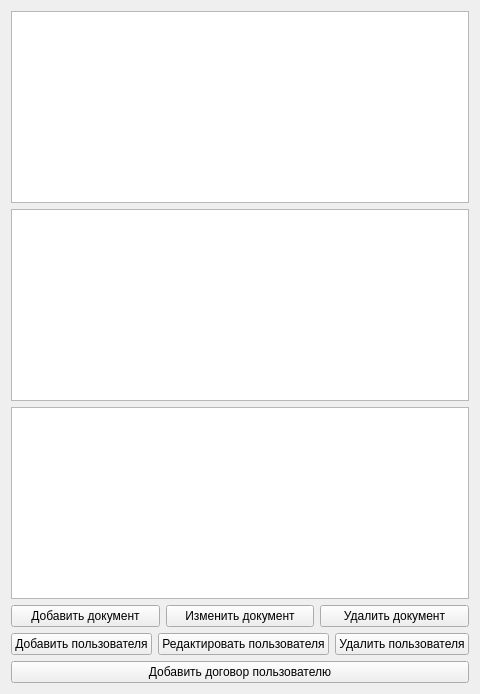
<?xml version="1.0" encoding="UTF-8"?>
<ui version="4.0">
 <class>AdminWindow</class>
 <widget class="QWidget" name="AdminWindow">
  <property name="windowTitle">
   <string>Админ-панель</string>
  </property>
  <layout class="QVBoxLayout" name="verticalLayout">

   <!-- Таблица для отображения всех документов -->
   <item>
    <widget class="QTableView" name="allDocsTable"/>
   </item>

   <!-- Таблица для отображения документов пользователей -->
   <item>
    <widget class="QTableView" name="userDocsTable"/>
   </item>

   <!-- Таблица для отображения пользователей -->
   <item>
    <widget class="QTableView" name="usersTable"/>
   </item>

   <!-- Панель с кнопками -->
   <item>
    <layout class="QHBoxLayout" name="buttonLayout">
     <!-- Кнопки для работы с документами -->
     <item>
      <widget class="QPushButton" name="addDocButton">
       <property name="text">
        <string>Добавить документ</string>
       </property>
      </widget>
     </item>
     <item>
      <widget class="QPushButton" name="editDocButton">
       <property name="text">
        <string>Изменить документ</string>
       </property>
      </widget>
     </item>
     <item>
      <widget class="QPushButton" name="deleteDocButton">
       <property name="text">
        <string>Удалить документ</string>
       </property>
      </widget>
     </item>
    </layout>
   </item>

   <!-- Панель с кнопками для управления пользователями -->
   <item>
    <layout class="QHBoxLayout" name="userButtonLayout">
     <!-- Кнопки для работы с пользователями -->
     <item>
      <widget class="QPushButton" name="addUserButton">
       <property name="text">
        <string>Добавить пользователя</string>
       </property>
      </widget>
     </item>
     <item>
      <widget class="QPushButton" name="editUserButton">
       <property name="text">
        <string>Редактировать пользователя</string>
       </property>
      </widget>
     </item>
     <item>
      <widget class="QPushButton" name="deleteUserButton">
       <property name="text">
        <string>Удалить пользователя</string>
       </property>
      </widget>
     </item>
    </layout>
   </item>

   <!-- Панель с кнопкой для добавления документов к пользователям -->
   <item>
    <layout class="QHBoxLayout" name="userDocButtonLayout">
     <item>
      <widget class="QPushButton" name="addUserDocButton">
       <property name="text">
        <string>Добавить договор пользователю</string>
       </property>
      </widget>
     </item>
    </layout>
   </item>

  </layout>
 </widget>
 <resources/>
 <connections/>
</ui>
